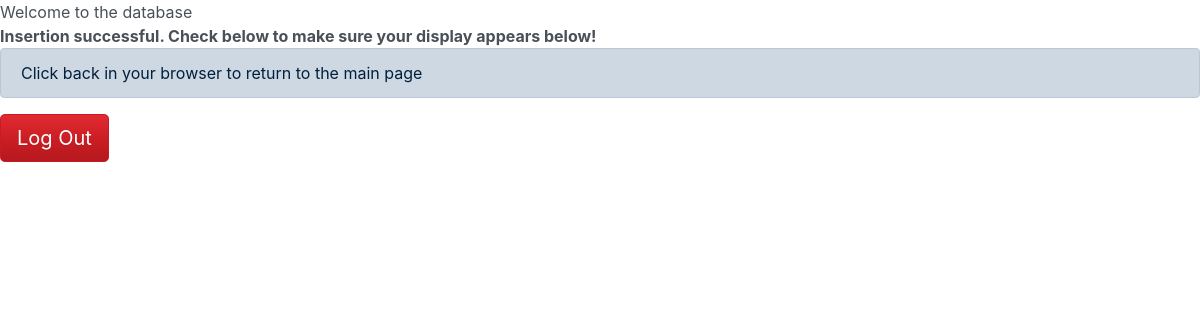
Before: /php/insert_display.php with the older database file.
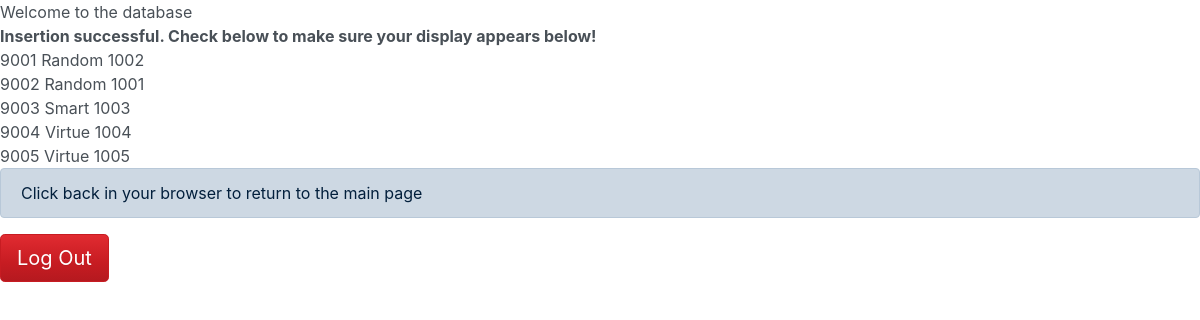
After: the same page with the newer database file.
### tables this page shows
create table DigitalDisplay (
	serialNo			char(10) unique,
    schedulerSystem		char(10),
    modelNo				char(10),
    primary key (serialNo),
    foreign key (modelNo) references Model (modelNo) ON UPDATE CASCADE ON DELETE SET NULL,
     
    constraint CHK_scheduler_system check (schedulerSystem in ('Random', 'Smart', 'Virtue'))
);

### php/insert_display.php (the view, shortened to what this page needs)
<?php
require_once('connection.php');
?>
<html>
<head>
        <link rel="stylesheet" href="./bootstrap.min.css">
</head>
<body>
        <b>Insertion successful. Check below to make sure your display appears below!</b><br>
        <?php
        $query3 = "select * from DigitalDisplay;";
        $result3 = $conn->query($query3) or die(mysqli_error($conn));
        if ($result3->num_rows > 0) {
                while ($r = $result3->fetch_assoc()) {
                        $serno = $r["serialNo"];
                        $schedsys = $r["schedulerSystem"];
                        $modno = $r["modelNo"];
                        echo "
                        <tr>
                                <td>$serno</td>
                                <td>$schedsys</td>
                                <td>$modno</td>
                                <td><br></td>
                        </tr>
                        ";
                }
        }
        ?>
        <div class="alert alert-dismissible alert-info">
                Click back in your browser to return to the main page
        </div>
        <form action="logout.php" method="get">
                <button type="submit" class="btn btn-danger btn-lg">Log Out</button>
        </form>
</html>
</body>

Changed rows visible on the page:
added digitaldisplay: serialNo "9001", schedulerSystem "Random", modelNo "1002"
added digitaldisplay: serialNo "9002", schedulerSystem "Random", modelNo "1001"
added digitaldisplay: serialNo "9003", schedulerSystem "Smart", modelNo "1003"
added digitaldisplay: serialNo "9004", schedulerSystem "Virtue", modelNo "1004"
added digitaldisplay: serialNo "9005", schedulerSystem "Virtue", modelNo "1005"
